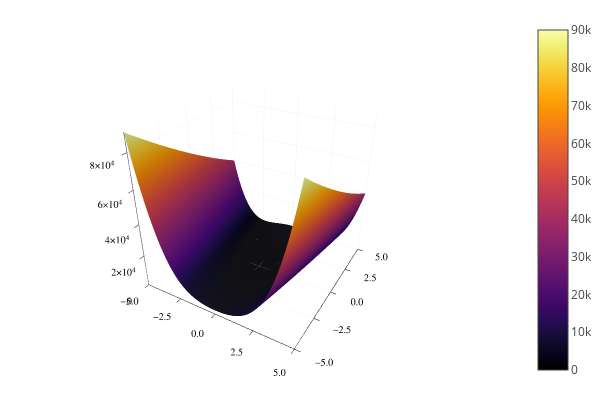

The code cell stored with this chart in its notebook:
### Code cell
plot(x_1, x_2, f, st =:surface)

### Figure 1 — Plotly figure (JSON) as saved in the notebook; plotly's stock layout.template omitted (floating-point values rounded to 4 significant figures; data arrays with more than 128 entries replaced by an {"elided": "..."} marker saying what was removed)
{"data": [{"colorbar": {"title": ""}, "colorscale": {"elided": "256x2 mixed values"}, "hoverinfo": "none", "name": "y1", "opacity": null, "showlegend": false, "showscale": true, "type": "surface", "x": [-5, -4.9, -4.8, -4.7, -4.6, -4.5, -4.4, -4.3, -4.2, -4.1, -4, -3.9, -3.8, -3.7, -3.6, -3.5, -3.4, -3.3, -3.2, -3.1, -3, -2.9, -2.8, -2.7, -2.6, -2.5, -2.4, -2.3, -2.2, -2.1, -2, -1.9, -1.8, -1.7, -1.6, -1.5, -1.4, -1.3, -1.2, -1.1, -1, -0.9, -0.8, -0.7, -0.6, -0.5, -0.4, -0.3, -0.2, -0.1, 0, 0.1, 0.2, 0.3, 0.4, 0.5, 0.6, 0.7, 0.8, 0.9, 1, 1.1, 1.2, 1.3, 1.4, 1.5, 1.6, 1.7, 1.8, 1.9, 2, 2.1, 2.2, 2.3, 2.4, 2.5, 2.6, 2.7, 2.8, 2.9, 3, 3.1, 3.2, 3.3, 3.4, 3.5, 3.6, 3.7, 3.8, 3.9, 4, 4.1, 4.2, 4.3, 4.4, 4.5, 4.6, 4.7, 4.8, 4.9, 5], "xaxis": "x1", "y": [-5, -4.9, -4.8, -4.7, -4.6, -4.5, -4.4, -4.3, -4.2, -4.1, -4, -3.9, -3.8, -3.7, -3.6, -3.5, -3.4, -3.3, -3.2, -3.1, -3, -2.9, -2.8, -2.7, -2.6, -2.5, -2.4, -2.3, -2.2, -2.1, -2, -1.9, -1.8, -1.7, -1.6, -1.5, -1.4, -1.3, -1.2, -1.1, -1, -0.9, -0.8, -0.7, -0.6, -0.5, -0.4, -0.3, -0.2, -0.1, 0, 0.1, 0.2, 0.3, 0.4, 0.5, 0.6, 0.7, 0.8, 0.9, 1, 1.1, 1.2, 1.3, 1.4, 1.5, 1.6, 1.7, 1.8, 1.9, 2, 2.1, 2.2, 2.3, 2.4, 2.5, 2.6, 2.7, 2.8, 2.9, 3, 3.1, 3.2, 3.3, 3.4, 3.5, 3.6, 3.7, 3.8, 3.9, 4, 4.1, 4.2, 4.3, 4.4, 4.5, 4.6, 4.7, 4.8, 4.9, 5], "yaxis": "y1", "z": {"elided": "101x101 float values"}, "zmax": 90036, "zmin": 0}], "layout": {"annotations": [], "height": 400, "legend": {"bgcolor": "rgba(255, 255, 255, 1.000)", "bordercolor": "rgba(0, 0, 0, 1.000)", "borderwidth": 1, "font": {"color": "rgba(0, 0, 0, 1.000)", "family": "sans-serif", "size": 11}, "tracegroupgap": 0, "traceorder": "normal", "x": 1, "xanchor": "auto", "y": 1, "yanchor": "auto"}, "margin": {"b": 20, "l": 0, "r": 0, "t": 20}, "paper_bgcolor": "rgba(255, 255, 255, 1.000)", "plot_bgcolor": "rgba(255, 255, 255, 1.000)", "scene": {"camera": {"eye": {"x": 1.126, "y": -1.95, "z": 1.3}}, "xaxis": {"anchor": "y1", "domain": [0.06582, 0.9934], "gridcolor": "rgba(0, 0, 0, 0.100)", "gridwidth": 0.5, "linecolor": "rgba(0, 0, 0, 1.000)", "mirror": false, "range": [-5, 5], "showgrid": true, "showline": true, "showticklabels": true, "tickangle": 0, "tickcolor": "rgb(0, 0, 0)", "tickfont": {"color": "rgba(0, 0, 0, 1.000)", "family": "sans-serif", "size": 11}, "tickmode": "array", "ticks": "inside", "ticktext": ["−5.0", "−2.5", "0.0", "2.5", "5.0"], "tickvals": [-5, -2.5, 0, 2.5, 5], "title": "", "titlefont": {"color": "rgba(0, 0, 0, 1.000)", "family": "sans-serif", "size": 15}, "type": "-", "visible": true, "zeroline": false, "zerolinecolor": "rgba(0, 0, 0, 1.000)"}, "yaxis": {"anchor": "x1", "domain": [0.03762, 0.9902], "gridcolor": "rgba(0, 0, 0, 0.100)", "gridwidth": 0.5, "linecolor": "rgba(0, 0, 0, 1.000)", "mirror": false, "range": [-5, 5], "showgrid": true, "showline": true, "showticklabels": true, "tickangle": 0, "tickcolor": "rgb(0, 0, 0)", "tickfont": {"color": "rgba(0, 0, 0, 1.000)", "family": "sans-serif", "size": 11}, "tickmode": "array", "ticks": "inside", "ticktext": ["−5.0", "−2.5", "0.0", "2.5", "5.0"], "tickvals": [-5, -2.5, 0, 2.5, 5], "title": "", "titlefont": {"color": "rgba(0, 0, 0, 1.000)", "family": "sans-serif", "size": 15}, "type": "-", "visible": true, "zeroline": false, "zerolinecolor": "rgba(0, 0, 0, 1.000)"}, "zaxis": {"gridcolor": "rgba(0, 0, 0, 0.100)", "gridwidth": 0.5, "linecolor": "rgba(0, 0, 0, 1.000)", "mirror": false, "range": [0, 90036], "showgrid": true, "showline": true, "showticklabels": true, "tickangle": 0, "tickcolor": "rgb(0, 0, 0)", "tickfont": {"color": "rgba(0, 0, 0, 1.000)", "family": "sans-serif", "size": 11}, "tickmode": "array", "ticks": "inside", "ticktext": ["0", "2×10<sup>4</sup>", "4×10<sup>4</sup>", "6×10<sup>4</sup>", "8×10<sup>4</sup>"], "tickvals": [0, 20000, 40000, 60000, 80000], "title": "", "titlefont": {"color": "rgba(0, 0, 0, 1.000)", "family": "sans-serif", "size": 15}, "type": "-", "visible": true, "zeroline": false, "zerolinecolor": "rgba(0, 0, 0, 1.000)"}}, "showlegend": true, "width": 600}}
